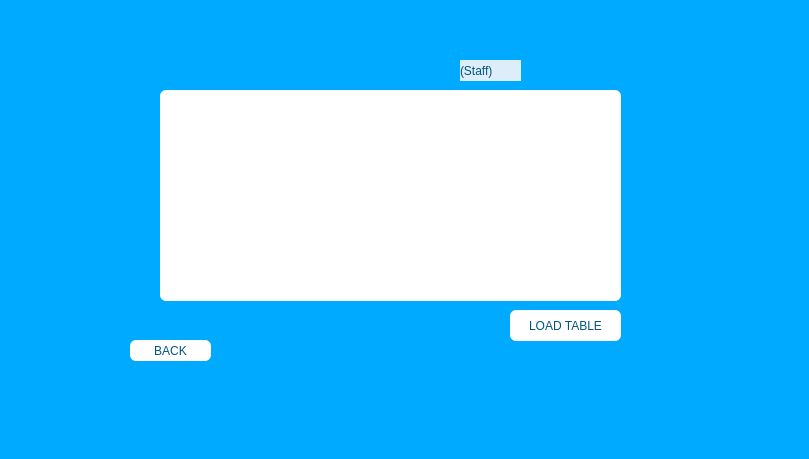
      <widget class="QWidget" name="show_staff">
       <property name="styleSheet">
        <string notr="true">background-color: rgb(0, 170, 255);</string>
       </property>
       <widget class="QPushButton" name="pushButton_13">
        <property name="geometry">
         <rect>
          <x>130</x>
          <y>340</y>
          <width>81</width>
          <height>21</height>
         </rect>
        </property>
        <property name="styleSheet">
         <string notr="true">color: rgb(0, 85, 127);
background-color: rgb(255, 255, 255);
font: 700 10pt &quot;Segoe UI&quot;;
border-radius: 6px;</string>
        </property>
        <property name="text">
         <string>BACK</string>
        </property>
        <property name="icon">
         <iconset resource="IMAGE.qrc">
          <normaloff>:/pic/images/back.png</normaloff>:/pic/images/back.png</iconset>
        </property>
       </widget>
       <widget class="QTableView" name="tableView_3">
        <property name="geometry">
         <rect>
          <x>160</x>
          <y>90</y>
          <width>461</width>
          <height>211</height>
         </rect>
        </property>
        <property name="styleSheet">
         <string notr="true">background-color: rgb(255, 255, 255);
border-radius: 6px;</string>
        </property>
       </widget>
       <widget class="QPushButton" name="pushButton_18">
        <property name="geometry">
         <rect>
          <x>510</x>
          <y>310</y>
          <width>111</width>
          <height>31</height>
         </rect>
        </property>
        <property name="styleSheet">
         <string notr="true">color: rgb(0, 85, 127);
background-color: rgb(255, 255, 255);
font: 700 10pt &quot;Segoe UI&quot;;
border-radius: 6px;</string>
        </property>
        <property name="text">
         <string>LOAD TABLE</string>
        </property>
        <property name="icon">
         <iconset resource="IMAGE.qrc">
          <normaloff>:/pic/images/loading.png</normaloff>:/pic/images/loading.png</iconset>
        </property>
       </widget>
       <widget class="QLabel" name="label_6">
        <property name="geometry">
         <rect>
          <x>0</x>
          <y>0</y>
          <width>800</width>
          <height>450</height>
         </rect>
        </property>
        <property name="text">
         <string/>
        </property>
        <property name="pixmap">
         <pixmap resource="IMAGE.qrc">:/pic/images/User.jpg</pixmap>
        </property>
        <property name="scaledContents">
         <bool>true</bool>
        </property>
       </widget>
       <widget class="QLabel" name="label_26">
        <property name="geometry">
         <rect>
          <x>460</x>
          <y>60</y>
          <width>61</width>
          <height>21</height>
         </rect>
        </property>
        <property name="styleSheet">
         <string notr="true">color: rgb(0, 85, 127);
background-color: rgb(222, 237, 250);
font: 12pt &quot;Lucida Calligraphy&quot;;</string>
        </property>
        <property name="text">
         <string>(Staff)</string>
        </property>
       </widget>
       <zorder>label_6</zorder>
       <zorder>pushButton_13</zorder>
       <zorder>tableView_3</zorder>
       <zorder>pushButton_18</zorder>
       <zorder>label_26</zorder>
      </widget>
